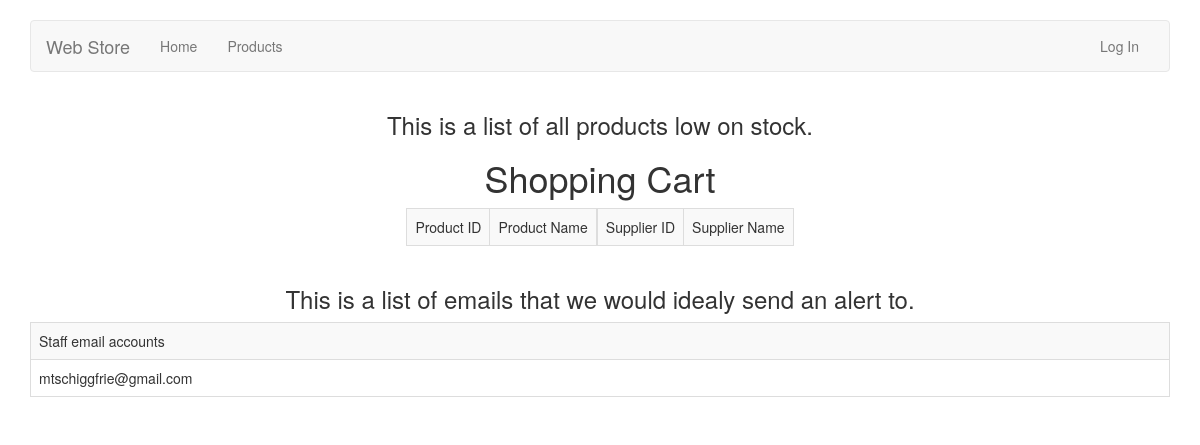
The app's page /alert, older data.
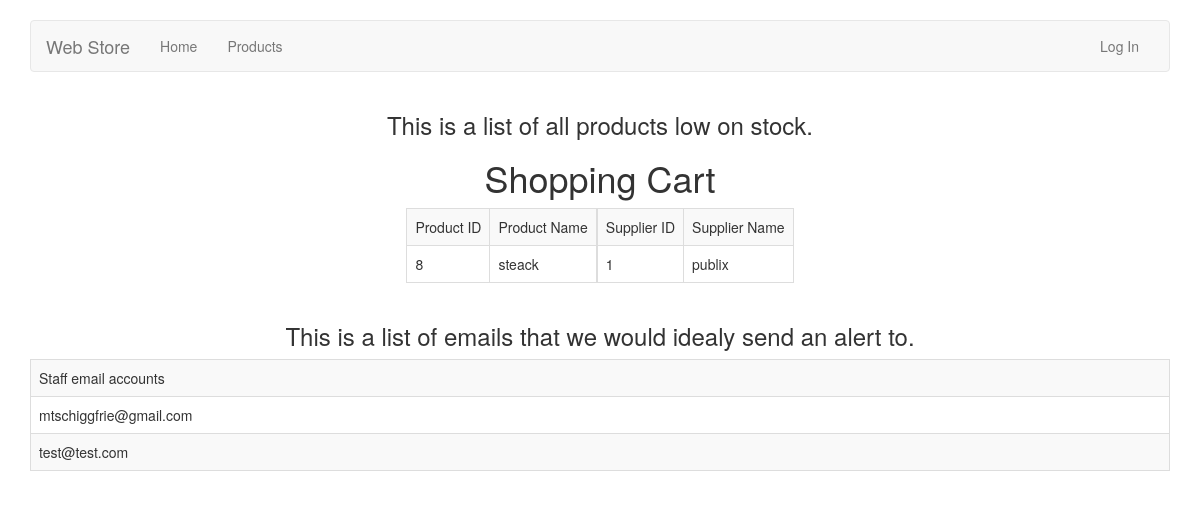
The same page, newer data.
### user/models.py (models this page shows)
class CreateAccount(models.Model):
	id = models.AutoField(primary_key=True)
	name = models.CharField(max_length=50)
	address = models.CharField(max_length=100)
	password = models.CharField(max_length = 25)
	email = models.EmailField()
	is_staff = models.BooleanField(default=False)

### product/models.py (models this page shows)
class CreateProduct(models.Model):
	id = models.AutoField(primary_key=True)
	name = models.CharField(max_length=100)
	price = models.IntegerField()
	stock = models.IntegerField()
	description = models.TextField()
	active = models.BooleanField(default=True)

### supply/models.py (models this page shows)
class Supplier(models.Model):
	id = models.AutoField(primary_key=True)
	name = models.TextField()

### supply/views.py (the view)
# urls.py: url(r'^alert', 'supply.views.alert', name = 'alert'),
def alert(request):
	lowproductsquery = CreateProduct.objects.filter(stock__lte=10)
	productsList = list(lowproductsquery)
	staffusers = CreateAccount.objects.filter(is_staff=True)
	suppliersList = []
	for obj in productsList:
		supplys = Supplys.objects.get(productId=obj.id)
		supplier = Supplier.objects.filter(id=supplys.supplierId)
		suppliersList.extend(list(supplier))
	context = {
		"title": "This is a list of all products low on stock.",
		"productsList": productsList,
		"suppliersList": suppliersList,
		"staffusers": staffusers
	}
	return render(request, "alert.html", context)

### templates/alert.html
{% extends 'base.html' %}
{% load crispy_forms_tags %}
{% block content %}
<h3 align="center">{{ title }}</h3>
<h1 align="center">Shopping Cart</h1>
<div class="container" align="center">
	<table><tr><td>
			<table class='table table-striped table-bordered table-hover'>
				<tr><td>Product ID</td><td>Product Name</td></tr>
			{% for obj in productsList %}
				<tr><td>{{ obj.id }}</td><td>{{ obj.name }}</td></tr>
			{% endfor %}
			</table>
	</td><td>
			<table class='table table-striped table-bordered table-hover'>
				<tr><td>Supplier ID</td><td>Supplier Name</td></tr>
			{% for obj in suppliersList %}
				<tr><td>{{ obj.id }}</td><td>{{ obj.name }}</td></tr>
			{% endfor %}
			</table>
	</td></tr></table>
</div>
<div class="container" align="center">
	<h3>This is a list of emails that we would idealy send an alert to.</h3>
	<table class='table table-striped table-bordered table-hover'>
		<tr><td>Staff email accounts</td></tr>
		{% for obj in staffusers %}
			<tr><td>{{ obj.email }}</td></tr>
		{% endfor %}
	</table>
</div>
{% endblock %}

Row changes from the older to the newer data that the page shows:
added CreateProduct: id "8", name "steack"
added Supplier: id "1", name "publix"
added CreateAccount: email "test@test.com"
